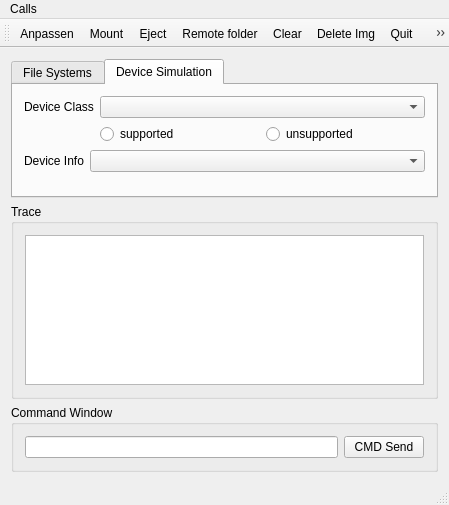
<?xml version="1.0" encoding="UTF-8"?>
<ui version="4.0">
 <class>MainWindow</class>
 <widget class="QMainWindow" name="MainWindow">
  <property name="geometry">
   <rect>
    <x>0</x>
    <y>0</y>
    <width>449</width>
    <height>505</height>
   </rect>
  </property>
  <property name="windowTitle">
   <string>USB Simulator</string>
  </property>
  <widget class="QWidget" name="centralWidget">
   <layout class="QGridLayout" name="gridLayout_5">
    <item row="0" column="0">
     <widget class="QTabWidget" name="tabWidget_">
      <property name="currentIndex">
       <number>1</number>
      </property>
      <widget class="QWidget" name="USBFS">
       <attribute name="title">
        <string>File Systems</string>
       </attribute>
       <layout class="QGridLayout" name="gridLayout_6">
        <item row="0" column="0">
         <widget class="QGroupBox" name="groupBox_mtfs">
          <property name="font">
           <font>
            <weight>50</weight>
            <bold>false</bold>
           </font>
          </property>
          <property name="styleSheet">
           <string notr="true"/>
          </property>
          <property name="title">
           <string>Mount Filesystem</string>
          </property>
          <property name="flat">
           <bool>false</bool>
          </property>
          <layout class="QGridLayout" name="gridLayout_2">
           <item row="1" column="0">
            <layout class="QGridLayout" name="gridLayout_3">
             <item row="0" column="0">
              <layout class="QFormLayout" name="formLayout">
               <item row="0" column="0">
                <widget class="QLabel" name="LB_Filesystem">
                 <property name="text">
                  <string>Filesystem</string>
                 </property>
                </widget>
               </item>
               <item row="0" column="1">
                <widget class="QComboBox" name="comboBox">
                 <item>
                  <property name="text">
                   <string>MIB Compliance Media</string>
                  </property>
                 </item>
                 <item>
                  <property name="text">
                   <string>ext2</string>
                  </property>
                 </item>
                 <item>
                  <property name="text">
                   <string>ext3</string>
                  </property>
                 </item>
                 <item>
                  <property name="text">
                   <string>ext4</string>
                  </property>
                 </item>
                 <item>
                  <property name="text">
                   <string>fat16</string>
                  </property>
                 </item>
                 <item>
                  <property name="text">
                   <string>fat32</string>
                  </property>
                 </item>
                 <item>
                  <property name="text">
                   <string>ntfs</string>
                  </property>
                 </item>
                 <item>
                  <property name="text">
                   <string>exfat</string>
                  </property>
                 </item>
                 <item>
                  <property name="text">
                   <string>hfsplus</string>
                  </property>
                 </item>
                 <item>
                  <property name="text">
                   <string>partitions</string>
                  </property>
                 </item>
                 <item>
                  <property name="text">
                   <string>Software update</string>
                  </property>
                 </item>
                </widget>
               </item>
               <item row="1" column="1">
                <layout class="QHBoxLayout" name="horizontalLayout">
                 <item>
                  <widget class="QLabel" name="LB_Img">
                   <property name="text">
                    <string>Img</string>
                   </property>
                   <property name="alignment">
                    <set>Qt::AlignCenter</set>
                   </property>
                  </widget>
                 </item>
                 <item>
                  <widget class="QLabel" name="LB_WaDo">
                   <property name="text">
                    <string>Watchdog</string>
                   </property>
                   <property name="alignment">
                    <set>Qt::AlignCenter</set>
                   </property>
                  </widget>
                 </item>
                 <item>
                  <widget class="QLabel" name="LB_Samba">
                   <property name="text">
                    <string>Samba</string>
                   </property>
                   <property name="alignment">
                    <set>Qt::AlignCenter</set>
                   </property>
                  </widget>
                 </item>
                </layout>
               </item>
               <item row="1" column="0">
                <widget class="QLabel" name="LB_Status">
                 <property name="text">
                  <string>Status</string>
                 </property>
                </widget>
               </item>
              </layout>
             </item>
            </layout>
           </item>
          </layout>
         </widget>
        </item>
       </layout>
      </widget>
      <widget class="QWidget" name="DeviceSim">
       <attribute name="title">
        <string>Device Simulation</string>
       </attribute>
       <layout class="QVBoxLayout" name="verticalLayout">
        <item>
         <layout class="QFormLayout" name="formLayout_2">
          <item row="0" column="0">
           <widget class="QLabel" name="label_Device">
            <property name="text">
             <string>Device Class</string>
            </property>
           </widget>
          </item>
          <item row="0" column="1">
           <widget class="QComboBox" name="comboBox_Device"/>
          </item>
          <item row="1" column="1">
           <layout class="QHBoxLayout" name="horizontalLayout_3">
            <item>
             <widget class="QRadioButton" name="radioButton_0">
              <property name="text">
               <string>supported</string>
              </property>
             </widget>
            </item>
            <item>
             <widget class="QRadioButton" name="radioButton_1">
              <property name="text">
               <string>unsupported</string>
              </property>
             </widget>
            </item>
           </layout>
          </item>
         </layout>
        </item>
        <item>
         <layout class="QFormLayout" name="formLayout_3">
          <item row="0" column="0">
           <widget class="QLabel" name="label_DeviceInfo">
            <property name="text">
             <string>Device Info</string>
            </property>
           </widget>
          </item>
          <item row="0" column="1">
           <widget class="QComboBox" name="comboBox_3"/>
          </item>
         </layout>
        </item>
       </layout>
      </widget>
     </widget>
    </item>
    <item row="1" column="0">
     <widget class="QGroupBox" name="groupBox_trace">
      <property name="title">
       <string>Trace</string>
      </property>
      <layout class="QGridLayout" name="gridLayout">
       <item row="0" column="0">
        <widget class="QTextEdit" name="textEdit_trace"/>
       </item>
      </layout>
     </widget>
    </item>
    <item row="2" column="0">
     <widget class="QGroupBox" name="groupBox_Cmd">
      <property name="title">
       <string>Command Window</string>
      </property>
      <layout class="QGridLayout" name="gridLayout_4">
       <item row="0" column="0">
        <layout class="QHBoxLayout" name="horizontalLayout_2">
         <item>
          <widget class="QLineEdit" name="LE_SendCmd"/>
         </item>
         <item>
          <widget class="QPushButton" name="B_SendCmd">
           <property name="text">
            <string>CMD Send</string>
           </property>
          </widget>
         </item>
        </layout>
       </item>
      </layout>
     </widget>
    </item>
   </layout>
  </widget>
  <widget class="QMenuBar" name="menuBar">
   <property name="geometry">
    <rect>
     <x>0</x>
     <y>0</y>
     <width>449</width>
     <height>21</height>
    </rect>
   </property>
   <widget class="QMenu" name="menuCalls">
    <property name="title">
     <string>Calls</string>
    </property>
    <addaction name="actionAnpassen"/>
    <addaction name="actionMount"/>
    <addaction name="actionEject"/>
    <addaction name="actionClear"/>
    <addaction name="actionMIB_SWLoader"/>
    <addaction name="actionQuit"/>
    <addaction name="actionHelp"/>
    <addaction name="actionRemote_folder"/>
   </widget>
   <addaction name="menuCalls"/>
  </widget>
  <widget class="QToolBar" name="mainToolBar">
   <property name="enabled">
    <bool>true</bool>
   </property>
   <attribute name="toolBarArea">
    <enum>TopToolBarArea</enum>
   </attribute>
   <attribute name="toolBarBreak">
    <bool>false</bool>
   </attribute>
   <addaction name="actionAnpassen"/>
   <addaction name="actionMount"/>
   <addaction name="actionEject"/>
   <addaction name="actionRemote_folder"/>
   <addaction name="actionClear"/>
   <addaction name="actionDelect_Img"/>
   <addaction name="actionQuit"/>
   <addaction name="actionHelp"/>
  </widget>
  <widget class="QStatusBar" name="statusBar"/>
  <action name="actionAnpassen">
   <property name="enabled">
    <bool>true</bool>
   </property>
   <property name="icon">
    <iconset resource="ProQrc.qrc">
     <normaloff>:/Image/AnpassenIcon.png</normaloff>:/Image/AnpassenIcon.png</iconset>
   </property>
   <property name="text">
    <string>Anpassen</string>
   </property>
  </action>
  <action name="actionQuit">
   <property name="icon">
    <iconset resource="ProQrc.qrc">
     <normaloff>:/Image/putty-exit.png</normaloff>:/Image/putty-exit.png</iconset>
   </property>
   <property name="text">
    <string>Quit</string>
   </property>
  </action>
  <action name="actionEject">
   <property name="icon">
    <iconset resource="ProQrc.qrc">
     <normaloff>:/Image/disconnect.png</normaloff>:/Image/disconnect.png</iconset>
   </property>
   <property name="text">
    <string>Eject</string>
   </property>
  </action>
  <action name="actionMount">
   <property name="icon">
    <iconset resource="ProQrc.qrc">
     <normaloff>:/Image/connect.png</normaloff>:/Image/connect.png</iconset>
   </property>
   <property name="text">
    <string>Mount</string>
   </property>
  </action>
  <action name="actionClear">
   <property name="icon">
    <iconset resource="ProQrc.qrc">
     <normaloff>:/Image/clear.png</normaloff>:/Image/clear.png</iconset>
   </property>
   <property name="text">
    <string>Clear</string>
   </property>
  </action>
  <action name="actionHelp">
   <property name="icon">
    <iconset resource="ProQrc.qrc">
     <normaloff>:/Image/help.png</normaloff>:/Image/help.png</iconset>
   </property>
   <property name="text">
    <string>Help</string>
   </property>
  </action>
  <action name="actionDelect_Img">
   <property name="icon">
    <iconset resource="ProQrc.qrc">
     <normaloff>:/Image/delete.png</normaloff>:/Image/delete.png</iconset>
   </property>
   <property name="text">
    <string>Delete Img</string>
   </property>
  </action>
  <action name="actionRemote_folder">
   <property name="icon">
    <iconset resource="ProQrc.qrc">
     <normaloff>:/Image/remote.png</normaloff>:/Image/remote.png</iconset>
   </property>
   <property name="text">
    <string>Remote folder</string>
   </property>
  </action>
  <action name="actionMIB_SWLoader">
   <property name="icon">
    <iconset resource="ProQrc.qrc">
     <normaloff>:/Image/download.png</normaloff>:/Image/download.png</iconset>
   </property>
   <property name="text">
    <string>MIB SWLoader</string>
   </property>
  </action>
 </widget>
 <layoutdefault spacing="6" margin="11"/>
 <resources>
  <include location="ProQrc.qrc"/>
 </resources>
 <connections/>
</ui>
